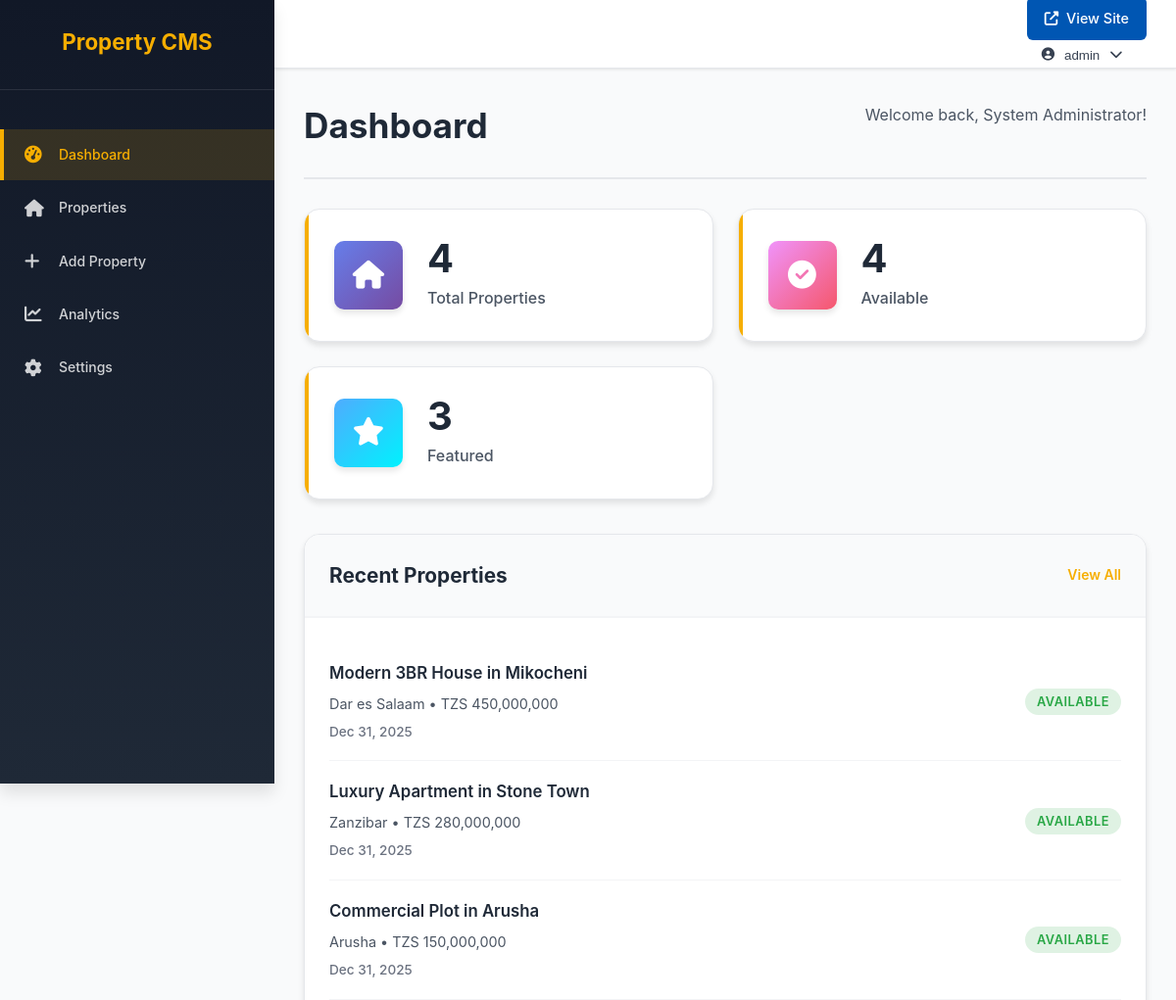
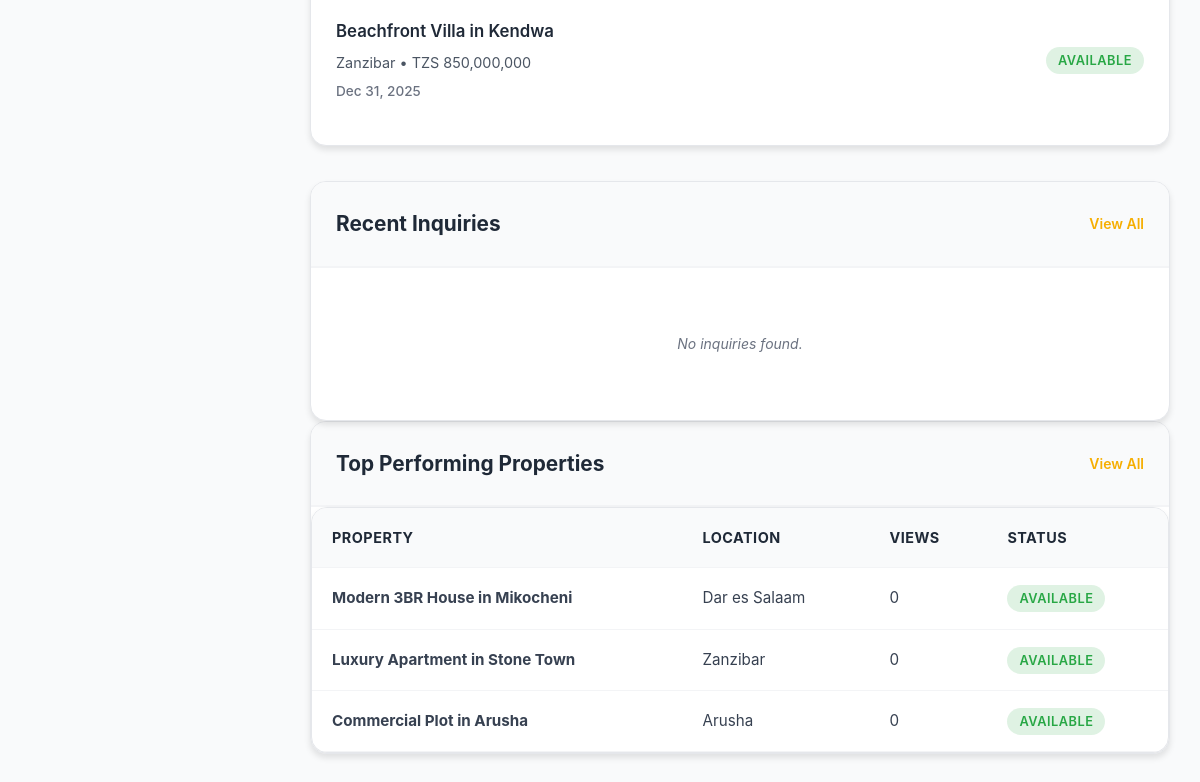
/admin/index.php (signed in), run on the app's committed database (2 pictures, top to bottom).
### tables this page shows
CREATE TABLE IF NOT EXISTS properties (
    id INT AUTO_INCREMENT PRIMARY KEY,
    title VARCHAR(255) NOT NULL,
    description TEXT,
    property_type ENUM('house', 'apartment', 'land', 'commercial') NOT NULL,
    location VARCHAR(255) NOT NULL,
    price DECIMAL(15,2) NOT NULL,
    bedrooms INT DEFAULT 0,
    bathrooms INT DEFAULT 0,
    area DECIMAL(10,2) DEFAULT 0,
    images JSON,
    featured BOOLEAN DEFAULT FALSE,
    status ENUM('available', 'sold', 'pending') DEFAULT 'available',
    views INT DEFAULT 0,
    created_at TIMESTAMP DEFAULT CURRENT_TIMESTAMP,
    updated_at TIMESTAMP DEFAULT CURRENT_TIMESTAMP ON UPDATE CURRENT_TIMESTAMP
);

### config/database.php (called while the page is built, shortened)
<?php
class Database {
    private static $instance = null;
    private $connection;
    private $host = 'localhost';
    private $database = 'promaafrica';
    private $username = 'root';
    private $password = '';
    private $charset = 'utf8mb4';
    private function __construct() {
        $dsn = "mysql:host={$this->host};dbname={$this->database};charset={$this->charset}";
        $options = [
            PDO::ATTR_ERRMODE => PDO::ERRMODE_EXCEPTION,
            PDO::ATTR_DEFAULT_FETCH_MODE => PDO::FETCH_ASSOC,
            PDO::ATTR_EMULATE_PREPARES => false,
        ];
        try {
            $this->connection = new PDO($dsn, $this->username, $this->password, $options);
        } catch (PDOException $e) {
            throw new PDOException($e->getMessage(), (int)$e->getCode());
        }
    }
    public static function getInstance() {
        if (self::$instance === null) {
            self::$instance = new self();
        }
        return self::$instance;
    }
    public function getConnection() {
        return $this->connection;
    }
}
?>

### admin/auth.php (called while the page is built, shortened)
<?php
require_once '../config/database.php';
class Auth {
    public function getUser() {
        return $_SESSION['admin_user'] ?? null;
    }
}
?>

### admin/index.php (the view, shortened to what this page needs)
<?php
require_once 'auth.php';
require_once '../config/database.php';
$auth = new Auth();
$auth->requireLogin();
$db = Database::getInstance()->getConnection();
try {
    $stats = [];
    $stmt = $db->query("SELECT COUNT(*) as total FROM properties");
    $stats['total_properties'] = $stmt->fetchColumn();
    $stmt = $db->query("SELECT COUNT(*) as available FROM properties WHERE status = 'available'");
    $stats['available_properties'] = $stmt->fetchColumn();
    $stmt = $db->query("SELECT COUNT(*) as featured FROM properties WHERE featured = 1");
    $stats['featured_properties'] = $stmt->fetchColumn();
    $stmt = $db->query("SELECT COUNT(*) as total FROM inquiries");
    $stats['total_inquiries'] = $stmt->fetchColumn();
    $stmt = $db->query("SELECT COUNT(*) as new FROM inquiries WHERE status = 'new'");
    $stats['new_inquiries'] = $stmt->fetchColumn();
    $stmt = $db->query("SELECT SUM(views) as total FROM properties");
    $stats['total_views'] = $stmt->fetchColumn() ?? 0;
    $stmt = $db->query("SELECT COUNT(*) as sold FROM properties WHERE status = 'sold'");
    $stats['sold_properties'] = $stmt->fetchColumn();
    $stmt = $db->query("SELECT * FROM properties ORDER BY created_at DESC LIMIT 5");
    $recent_properties = $stmt->fetchAll();
    $stmt = $db->query("
        SELECT id, title, location, views, price, status
        FROM properties
        ORDER BY views DESC LIMIT 3
    ");
    $top_properties = $stmt->fetchAll();
} catch (PDOException $e) {
    $stats = [];
    $recent_properties = [];
    $top_properties = [];
    error_log("Dashboard error: " . $e->getMessage());
}
$user = $auth->getUser();
?>
<!DOCTYPE html>
<html lang="en">
<head>
    <link rel="stylesheet" href="../assets/css/admin-styles.css">
    <link rel="stylesheet" href="../assets/css/styles.css">
    <link rel="stylesheet" href="https://cdnjs.cloudflare.com/ajax/libs/font-awesome/6.4.0/css/all.min.css">
</head>
<body>
    <div class="admin-layout">
        <?php include 'includes/sidebar.php'; ?>
        <div class="main-content">
            <?php include 'includes/header.php'; ?>
            <div class="content-area">
                <div class="page-header">
                    <h1>Dashboard</h1>
                    <p>Welcome back, <?php echo htmlspecialchars($user['full_name']); ?>!</p>
                </div>
                <div class="stats-grid">
                    <div class="stat-card">
                        <div class="stat-icon" style="background: linear-gradient(135deg, #667eea 0%, #764ba2 100%);">
                            <i class="fas fa-home"></i>
                        </div>
                        <div class="stat-content">
                            <h3><?php echo number_format($stats['total_properties'] ?? 0); ?></h3>
                            <p>Total Properties</p>
                        </div>
                    </div>
                    <div class="stat-card">
                        <div class="stat-icon" style="background: linear-gradient(135deg, #f093fb 0%, #f5576c 100%);">
                            <i class="fas fa-check-circle"></i>
                        </div>
                        <div class="stat-content">
                            <h3><?php echo number_format($stats['available_properties'] ?? 0); ?></h3>
                            <p>Available</p>
                        </div>
                    </div>
                    <div class="stat-card">
                        <div class="stat-icon" style="background: linear-gradient(135deg, #4facfe 0%, #00f2fe 100%);">
                            <i class="fas fa-star"></i>
                        </div>
                        <div class="stat-content">
                            <h3><?php echo number_format($stats['featured_properties'] ?? 0); ?></h3>
                            <p>Featured</p>
                        </div>
                    </div>
                </div>
                <div class="dashboard-grid">
                    <div class="dashboard-section">
                        <div class="section-header">
                            <h2>Recent Properties</h2>
                            <a href="properties.php" class="btn-link">View All</a>
                        </div>
                        <div class="recent-items">
                            <?php if (empty($recent_properties)): ?>
                                <p class="no-data">No properties found.</p>
                            <?php else: ?>
                                <?php foreach ($recent_properties as $property): ?>
                                    <div class="recent-item">
                                        <div class="item-info">
                                            <h4><?php echo htmlspecialchars($property['title']); ?></h4>
                                            <p><?php echo htmlspecialchars($property['location']); ?> • TZS <?php echo number_format($property['price']); ?></p>
                                            <span class="item-date"><?php echo date('M j, Y', strtotime($property['created_at'])); ?></span>
                                        </div>
                                        <div class="item-status">
                                            <span class="status-badge status-<?php echo $property['status']; ?>">
                                                <?php echo ucfirst($property['status']); ?>
                                            </span>
                                        </div>
                                    </div>
                                <?php endforeach; ?>
                            <?php endif; ?>
                        </div>
                    </div>
                    <div class="dashboard-section">
                        <div class="section-header">
                            <h2>Recent Inquiries</h2>
                            <a href="inquiries.php" class="btn-link">View All</a>
                        </div>
                        <div class="recent-items">
                            <?php if (empty($recent_inquiries)): ?>
                                <p class="no-data">No inquiries found.</p>
                            <?php endif; ?>
                        </div>
                    </div>
                </div>
                <?php if (!empty($top_properties)): ?>
                <div class="dashboard-section">
                    <div class="section-header">
                        <h2>Top Performing Properties</h2>
                        <a href="properties.php" class="btn-link">View All</a>
                    </div>
                    <div class="table-container">
                        <table class="data-table">
                            <thead>
                                <tr>
                                    <th>Property</th>
                                    <th>Location</th>
                                    <th>Views</th>
                                    <th>Status</th>
                                </tr>
                            </thead>
                            <tbody>
                                <?php foreach ($top_properties as $property): ?>
                                    <tr>
                                        <td><strong><?php echo htmlspecialchars($property['title']); ?></strong></td>
                                        <td><?php echo htmlspecialchars($property['location']); ?></td>
                                        <td><?php echo number_format($property['views']); ?></td>
                                        <td>
                                            <span class="status-badge status-<?php echo $property['status']; ?>">
                                                <?php echo ucfirst($property['status']); ?>
                                            </span>
                                        </td>
                                    </tr>
                                <?php endforeach; ?>
                            </tbody>
                        </table>
                    </div>
                </div>
                <?php endif; ?>
            </div>
        </div>
    </div>
</body>
</html>

### admin/includes/sidebar.php
<?php
$current_page = basename($_SERVER['PHP_SELF']);
?>
<div class="sidebar">
    <div class="sidebar-header">
        <h2>Property CMS</h2>
    </div>
    <nav class="sidebar-nav">
        <ul>
            <li class="<?php echo $current_page === 'index.php' ? 'active' : ''; ?>">
                <a href="index.php">
                    <i class="fas fa-tachometer-alt"></i>
                    <span>Dashboard</span>
                </a>
            </li>
            <li class="<?php echo $current_page === 'properties.php' ? 'active' : ''; ?>">
                <a href="properties.php">
                    <i class="fas fa-home"></i>
                    <span>Properties</span>
                </a>
            </li>
            <li class="<?php echo $current_page === 'add-property.php' ? 'active' : ''; ?>">
                <a href="add-property.php">
                    <i class="fas fa-plus"></i>
                    <span>Add Property</span>
                </a>
            </li>
            <li class="<?php echo $current_page === 'analytics.php' ? 'active' : ''; ?>">
                <a href="analytics.php">
                    <i class="fas fa-chart-line"></i>
                    <span>Analytics</span>
                </a>
            </li>
            <li class="<?php echo $current_page === 'settings.php' ? 'active' : ''; ?>">
                <a href="settings.php">
                    <i class="fas fa-cog"></i>
                    <span>Settings</span>
                </a>
            </li>
        </ul>
    </nav>
</div>

### admin/includes/header.php (shortened to what this page needs)
<div class="top-header">
    <div class="header-right">
        <div class="header-actions">
            <a href="../sales.php" target="_blank" class="btn-view-site">
                <i class="fas fa-external-link-alt"></i>
                View Site
            </a>
            <div class="user-menu">
                <button class="user-menu-toggle" id="userMenuToggle">
                    <i class="fas fa-user-circle"></i>
                    <span><?php echo htmlspecialchars($user['username']); ?></span>
                    <i class="fas fa-chevron-down"></i>
                </button>
            </div>
        </div>
    </div>
</div>

### data on the page
properties: bathrooms "3", title "Beachfront Villa in Kendwa", location "Zanzibar", price "850,000,000", created_at "Dec 31, 2025", status "AVAILABLE"
properties: title "Modern 3BR House in Mikocheni", location "Dar es Salaam", price "450,000,000", created_at "Dec 31, 2025", status "AVAILABLE", views "0"
properties: title "Luxury Apartment in Stone Town", location "Zanzibar", price "280,000,000", created_at "Dec 31, 2025", status "AVAILABLE", views "0"
properties: title "Commercial Plot in Arusha", location "Arusha", price "150,000,000", created_at "Dec 31, 2025", status "AVAILABLE", views "0"

### other printed values
$user['username'] "admin"
$user['full_name'] "System Administrator"
$stats['total_properties'] "4"
$stats['available_properties'] "4"
